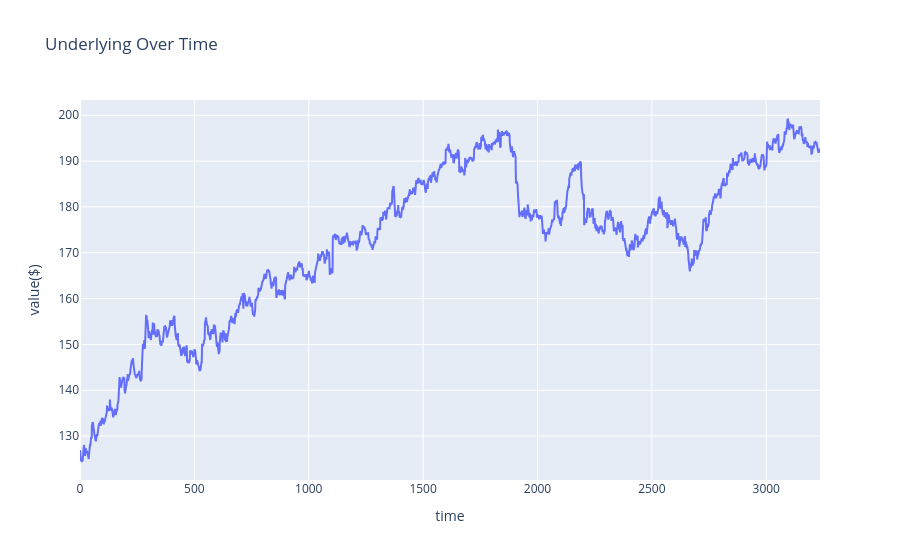

This figure's notebook cell:
### Code cell
bt.plot_underlying()

### Figure 1 — Plotly figure (JSON) as saved in the notebook; plotly's stock layout.template omitted (floating-point values rounded to 4 significant figures; data arrays with more than 128 entries replaced by an {"elided": "..."} marker saying what was removed)
{"data": [{"mode": "lines", "name": "Cash", "type": "scatter", "x": {"elided": "3236 int values"}, "y": {"elided": "3236 float values"}}], "layout": {"hovermode": "x unified", "title": {"text": "Underlying Over Time"}, "xaxis": {"title": {"text": "time"}}, "yaxis": {"title": {"text": "value($)"}}}}
